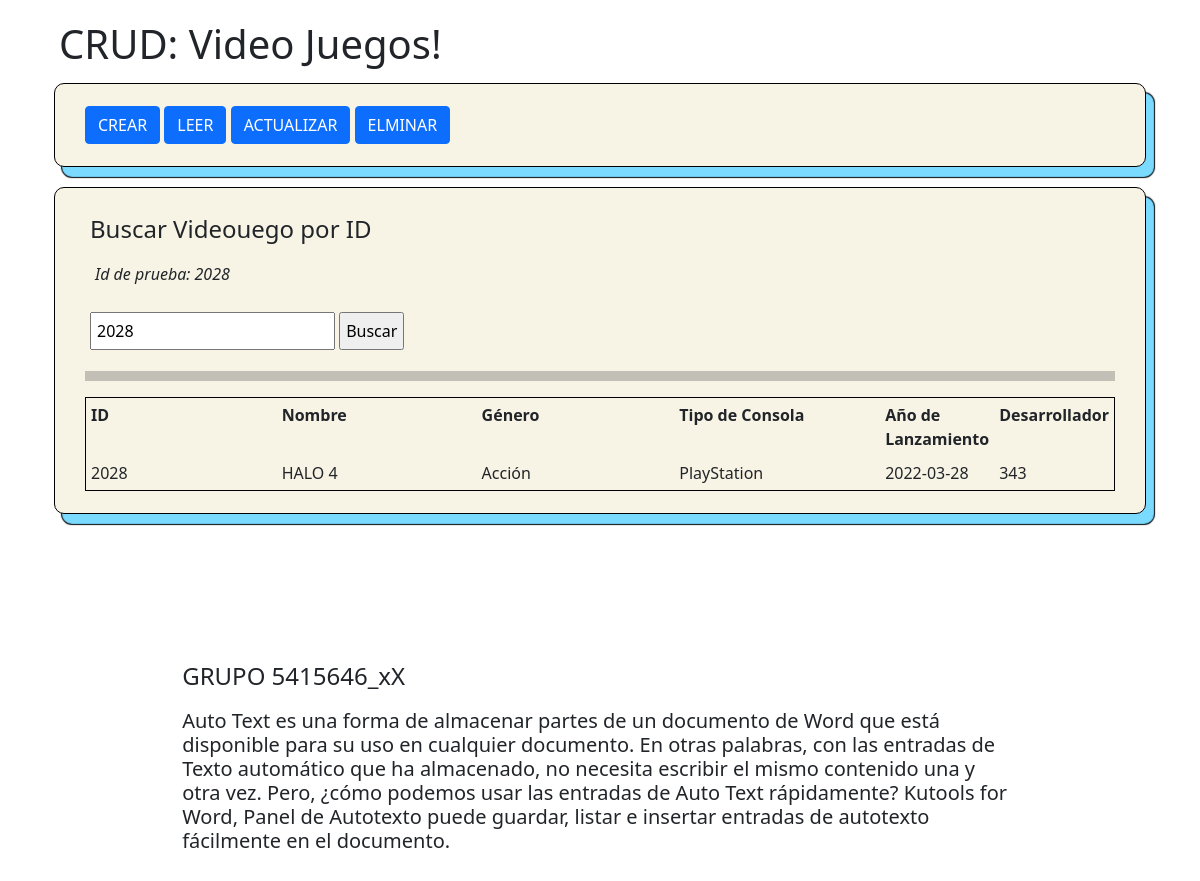
Page /proyecto/index.php?id=2028 on the earlier database version.
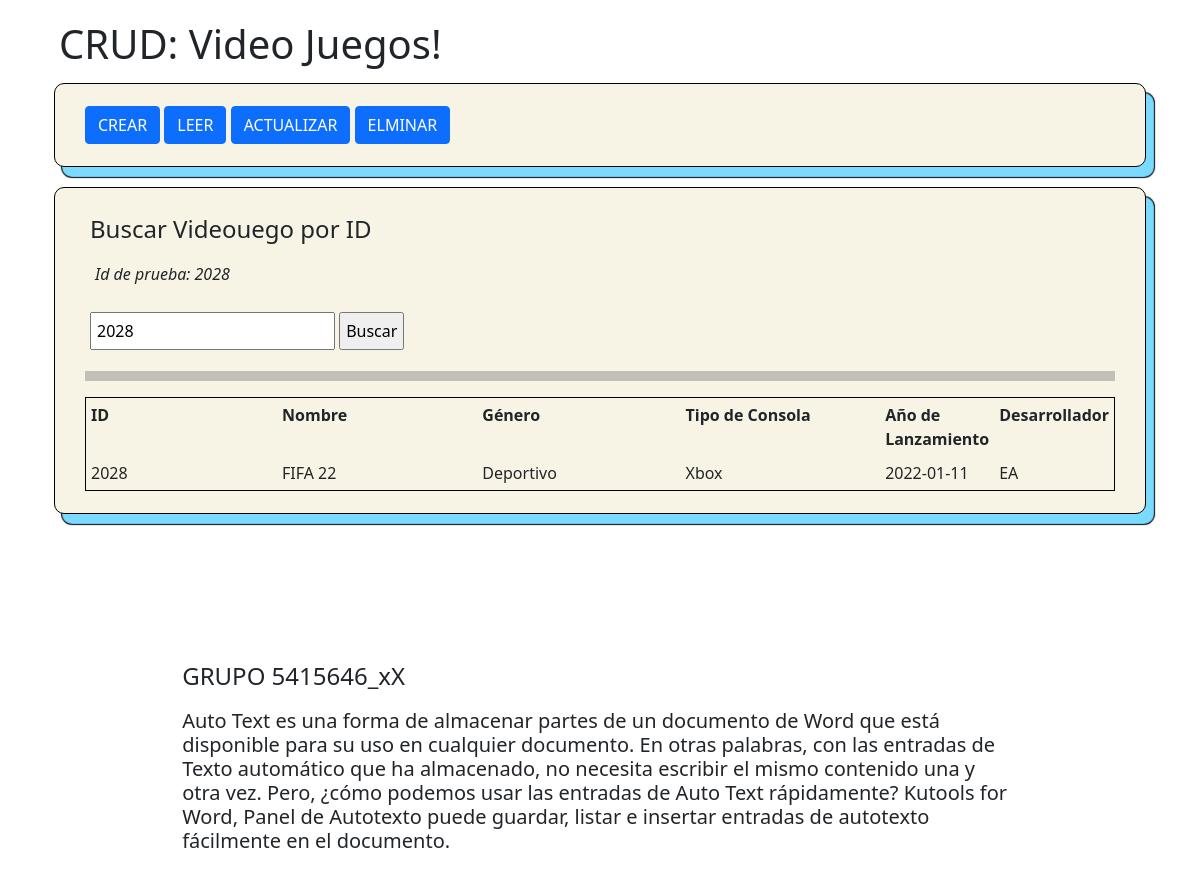
Same page on the later database version.
### tables this page shows
CREATE TABLE `games` (
  `id` int(11) NOT NULL,
  `name` varchar(100) NOT NULL,
  `genero` varchar(250) NOT NULL,
  `console` varchar(30) NOT NULL,
  `añolanzamiento` date NOT NULL,
  `desarrollador` varchar(255) NOT NULL
);

### proyecto/index.php (the view, shortened to what this page needs)
<!DOCTYPE html>
<html lang="en">
<head>
    <link rel="stylesheet" href="estilos.css">
    <link href="https://cdn.jsdelivr.net/npm/bootstrap@5.1.3/dist/css/bootstrap.min.css" rel="stylesheet">
</head>
<body class="container">
    <div class="container-fluid" aling="center">
        <h1>CRUD: Video Juegos!</h1>
        <div class="formulario">
            <a class="btn btn-primary" href="crear.php">CREAR</a>
            <a class="btn btn-primary" href="leer.php">LEER</a>
            <a class="btn btn-primary" href="leer.php">ACTUALIZAR</a>
            <a class="btn btn-primary" href="leer.php">ELMINAR</a>
            <br>
        </div>
        <div class="formulario">
        <h4>Buscar Videouego por ID</h4>
            <p><i>Id de prueba: 2028</i></p>
            <form action="" method="GET">
                <input type="text" name="id" value="<?php if (isset($_GET['id'])) {
                                                        echo $_GET['id'];
                                                    } ?>">
                <input type="submit" value="Buscar">
            </form>
            <hr>
            <?php
            $con = mysqli_connect("localhost", "root", "unad2021", "crud");
            if (isset($_GET['id'])) {
                $id = $_GET['id'];
                $query = "SELECT * FROM games WHERE id='$id' ";
                $query_run = mysqli_query($con, $query);
                echo "<table>";
                echo "<thead>";
                echo "<tr>";
                echo "<th>ID</th>";
                echo "<th>Nombre</th>";
                echo "<th>Género</th>";
                echo "<th>Tipo de Consola</th>";
                echo "<th>Año de Lanzamiento</th>";
                echo "<th>Desarrollador</th>";
                echo "</tr>";
                echo "</thead>";
                while ($col = mysqli_fetch_array($query_run)) {
                    echo "<tbody>";
                    echo "<tr>";
                    echo "<td>" . $col['id'] . "</td><td>" . $col['name'] . "</td><td>" . $col['genero'] . "</td><td>" . $col['console']  . "</td><td>" . $col['añolanzamiento'] . "</td><td>" . $col['desarrollador'] . "</td>";
                    echo "</tr>";
                    echo "</tbody>";
                }
                echo "</table>";
            }
            ?>
        </div>
        <footer class="pie">
            <div class="pie">
                <h4>GRUPO 5415646_xX</h4>
                <h5>Auto Text es una forma de almacenar partes de un documento de Word que está disponible para su uso en cualquier documento. En otras palabras, con las entradas de Texto automático que ha almacenado, no necesita escribir el mismo contenido una y otra vez. Pero, ¿cómo podemos usar las entradas de Auto Text rápidamente? Kutools for Word, Panel de Autotexto puede guardar, listar e insertar entradas de autotexto fácilmente en el documento.</h5>
            </div>
        </footer>
    </div>
</body>
</html>

Differences in the rows shown:
changed games id 2028: name "HALO 4" → "FIFA 22"; genero "Acción" → "Deportivo"; console "PlayStation" → "Xbox"; añolanzamiento "2022-03-28" → "2022-01-11"; desarrollador "343" → "EA"
